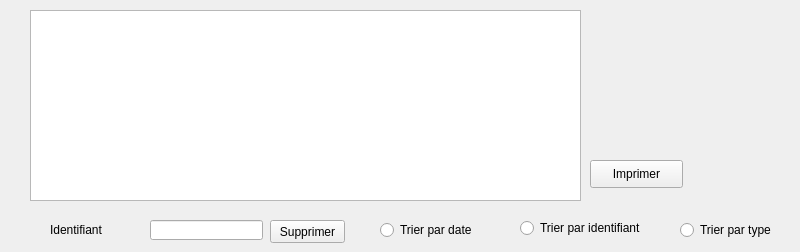
    <widget class="QWidget" name="tab">
     <attribute name="title">
      <string>Afficher Dépense</string>
     </attribute>
     <widget class="QTableView" name="table_depense">
      <property name="geometry">
       <rect>
        <x>30</x>
        <y>10</y>
        <width>551</width>
        <height>191</height>
       </rect>
      </property>
     </widget>
     <widget class="QPushButton" name="pushButton_supprimer">
      <property name="geometry">
       <rect>
        <x>270</x>
        <y>220</y>
        <width>75</width>
        <height>23</height>
       </rect>
      </property>
      <property name="text">
       <string>Supprimer</string>
      </property>
     </widget>
     <widget class="QLineEdit" name="lineEdit_is">
      <property name="geometry">
       <rect>
        <x>150</x>
        <y>220</y>
        <width>113</width>
        <height>20</height>
       </rect>
      </property>
     </widget>
     <widget class="QLabel" name="label_6">
      <property name="geometry">
       <rect>
        <x>50</x>
        <y>220</y>
        <width>91</width>
        <height>20</height>
       </rect>
      </property>
      <property name="text">
       <string>Identifiant</string>
      </property>
     </widget>
     <widget class="QRadioButton" name="tri_date">
      <property name="geometry">
       <rect>
        <x>380</x>
        <y>220</y>
        <width>111</width>
        <height>20</height>
       </rect>
      </property>
      <property name="text">
       <string>Trier par date</string>
      </property>
     </widget>
     <widget class="QRadioButton" name="tri_identifiant">
      <property name="geometry">
       <rect>
        <x>520</x>
        <y>220</y>
        <width>141</width>
        <height>16</height>
       </rect>
      </property>
      <property name="text">
       <string>Trier par identifiant</string>
      </property>
     </widget>
     <widget class="QRadioButton" name="tri_type">
      <property name="geometry">
       <rect>
        <x>680</x>
        <y>220</y>
        <width>111</width>
        <height>20</height>
       </rect>
      </property>
      <property name="text">
       <string>Trier par type</string>
      </property>
     </widget>
     <widget class="QPushButton" name="pushButton_2">
      <property name="geometry">
       <rect>
        <x>590</x>
        <y>160</y>
        <width>93</width>
        <height>28</height>
       </rect>
      </property>
      <property name="text">
       <string>Imprimer</string>
      </property>
     </widget>
    </widget>
